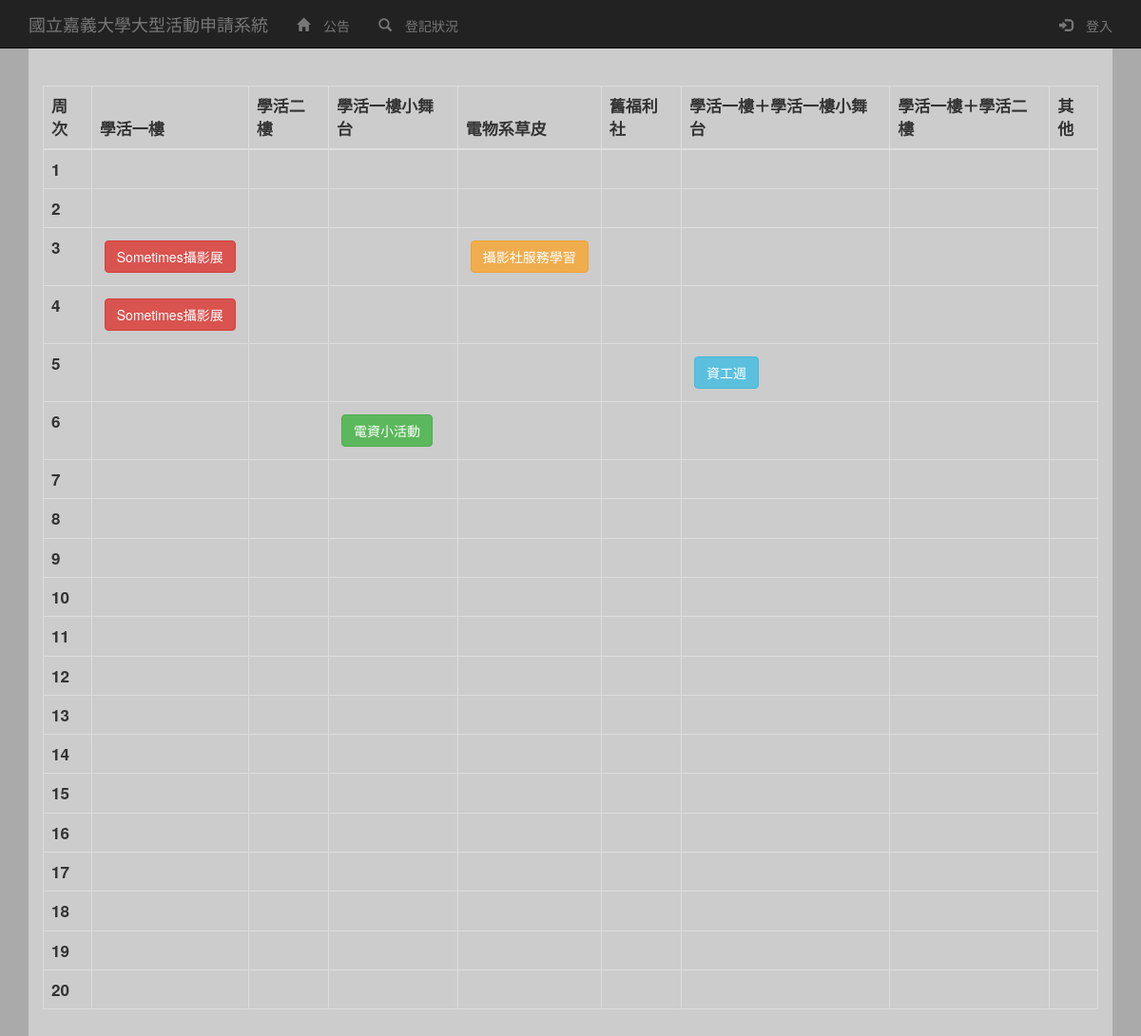
The page /show.php on the database its author committed.
### tables this page shows
CREATE TABLE IF NOT EXISTS `event` (
  `id` int(11) NOT NULL,
  `name` varchar(50) NOT NULL,
  `group` varchar(50) NOT NULL,
  `place` varchar(30) NOT NULL,
  `other` int(11) NOT NULL,
  `startdate` date NOT NULL,
  `finishdate` date NOT NULL,
  `week` int(11) NOT NULL,
  `week2` int(11) NOT NULL,
  `content` varchar(1000) NOT NULL,
  `teacher` varchar(30) NOT NULL,
  `leader` varchar(30) NOT NULL,
  `phone` varchar(30) NOT NULL,
  `leader2` varchar(30) NOT NULL,
  `phone2` varchar(30) NOT NULL,
  `plan` varchar(300) NOT NULL,
  `applicant` varchar(30) NOT NULL,
  `submittime` timestamp NOT NULL DEFAULT CURRENT_TIMESTAMP ON UPDATE CURRENT_TIMESTAMP,
  `pass` int(11) NOT NULL,
  `withdraw` varchar(300) NOT NULL
);

### control/define.php (called while the page is built, shortened)
<?php
require_once('database.php');
$sql="SELECT * FROM place ORDER BY id";
$rs = $db->query($sql);
$placecount=0;
while($row = $rs->fetch()){
	$place[$placecount]=$row[name];
	$placecount++;
}
?>

### show.php (the view, shortened to what this page needs)
<?php
require_once('control/html.php');
require_once('control/define.php');
?>
<table class="table table-bordered small">
	<thead>
		<tr>
			<th>周次</th>
			<?php
			for($i=0;$i<$placecount;$i++){
				echo '<th>'.$place[$i]."</th>";
			}
			?>
			<th>其他</th>
		</tr>
	</thead>
	<tbody>
		<?php
		for($i=0;$i<20;$i++){
			echo "<tr>";
			echo "<th>".($i+1)."</th>";
			for($j=0;$j<$placecount;$j++){
				echo "<th>";
				$sql="SELECT * FROM event WHERE place='".$place[$j]."' and (week=".$i." or week2=".$i." ) ORDER BY `id` ASC";
				$rs = $db->query($sql);
				while($row = $rs->fetch()){
					if($row[pass]==-1){
						echo '<a href="event.php?id='.$row[id].'" class="btn btn-danger">'.$row[name]."</a><br>";
					}
					if($row[pass]==0){
						echo '<a href="event.php?id='.$row[id].'" class="btn btn-info">'.$row[name]."</a><br>";
					}
					if($row[pass]==1){
						echo '<a href="event.php?id='.$row[id].'" class="btn btn-success">'.$row[name]."</a><br>";
					}
					if($row[pass]==2){
						echo '<a href="event.php?id='.$row[id].'" class="btn btn-warning">'.$row[name]."</a><br>";
					}
				}
				echo "</th>";
			}
			echo "<th>";
			echo "</th>";
			echo "</tr>";
		}
		?>
	</tbody>
</table>

### css/starter-template.css (style rules this page uses)
body { padding-top: 50px; background-color:#aaa; //font-family: SourceHanSans, serif; }
.btn { margin: 5px; }

### rows shown on the page
event: name "Sometimes攝影展"
event: name "攝影社服務學習"
event: name "資工週"
event: name "電資小活動"

### other values the page prints
$place[$i] "學活一樓"
$place[$i] "學活二樓"
$place[$i] "學活一樓小舞台"
$place[$i] "電物系草皮"
$place[$i] "舊福利社"
$place[$i] "學活一樓＋學活一樓小舞台"
$place[$i] "學活一樓＋學活二樓"
